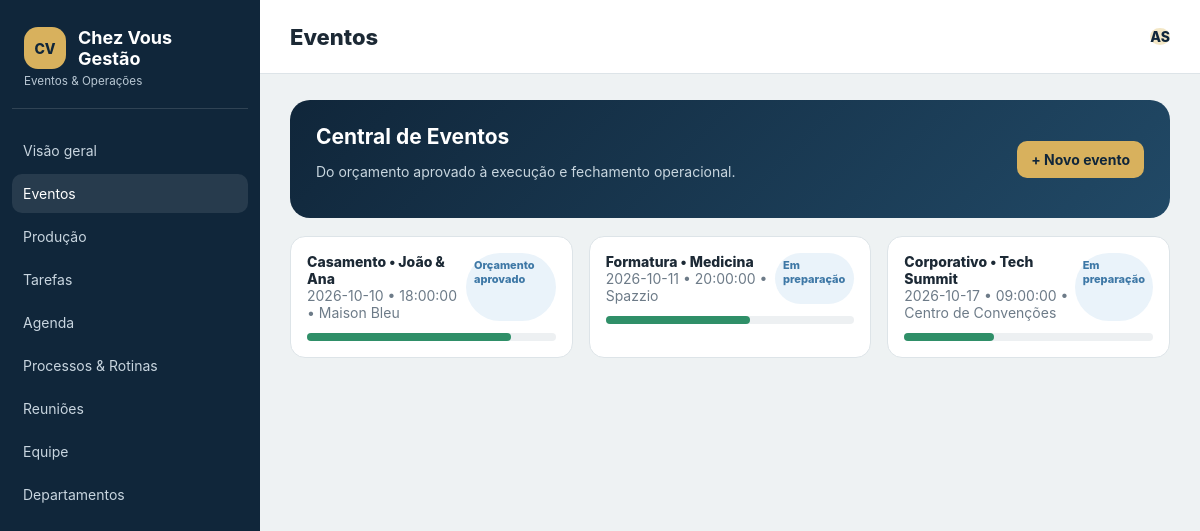
Page /?page=events on the committed database.
### tables this page shows
CREATE TABLE events (id INT UNSIGNED AUTO_INCREMENT PRIMARY KEY, client_name VARCHAR(160) NOT NULL, event_type VARCHAR(60) NOT NULL, event_date DATE NOT NULL, event_time TIME NOT NULL, venue VARCHAR(160) NOT NULL, guest_count SMALLINT UNSIGNED NOT NULL, commercial_owner VARCHAR(120) NOT NULL, amount DECIMAL(12,2) NULL, budget_file VARCHAR(255) NULL, status VARCHAR(50) NOT NULL DEFAULT 'Orçamento aprovado', preparation_percent TINYINT UNSIGNED NOT NULL DEFAULT 0, created_at TIMESTAMP DEFAULT CURRENT_TIMESTAMP, INDEX idx_events_date (event_date));

### public/index.php (called while the page is built, shortened)
<?php
spl_autoload_register(function(string $class): void { $prefix='ChezVous\\'; if(str_starts_with($class,$prefix)){ $file=dirname(__DIR__).'/src/'.str_replace('\\','/',substr($class,strlen($prefix))).'.php'; if(is_file($file)) require $file; }});
Env::load(dirname(__DIR__).'/.env'); $page=$_GET['page']??'dashboard'; $allowed=['dashboard'=>'Visão geral','events'=>'Eventos','production'=>'Produção','tasks'=>'Tarefas','agenda'=>'Agenda','processes'=>'Processos & Rotinas','meetings'=>'Reuniões','team'=>'Equipe','departments'=>'Departamentos']; if(!isset($allowed[$page])){$page='dashboard';http_response_code(404);} $db=Connection::make(); $eventsRepo=new EventRepository($db);$tasksRepo=new TaskRepository($db);
$events=$eventsRepo->all();$tasks=$tasksRepo->all();$departments=$db->query('SELECT * FROM departments ORDER BY name')->fetchAll();$users=$db->query('SELECT u.*,d.name department FROM users u LEFT JOIN departments d ON d.id=u.department_id ORDER BY u.name')->fetchAll(); $flash=$_SESSION['flash']??null;unset($_SESSION['flash']);
require dirname(__DIR__).'/src/Features/Dashboard/Views/layout.php';

### src/Shared/View/View.php (called while the page is built, shortened)
<?php
final class View { public static function e(mixed $value): string { return htmlspecialchars((string)$value, ENT_QUOTES|ENT_SUBSTITUTE, 'UTF-8'); }}

### src/Features/Events/EventRepository.php (called while the page is built, shortened)
<?php
final class EventRepository { public function __construct(private PDO $db) {} public function all(): array { return $this->db->query('SELECT * FROM events ORDER BY event_date, event_time')->fetchAll(); } public function create(array $d): int { $s=$this->db->prepare('INSERT INTO events (client_name,event_type,event_date,event_time,venue,guest_count,commercial_owner,amount,budget_file) VALUES (:client_name,:event_type,:event_date,:event_time,:venue,:guest_count,:commercial_owner,:amount,:budget_file)'); $s->execute($d); return (int)$this->db->lastInsertId(); }}

### src/Features/Dashboard/Views/layout.php (the view, shortened to what this page needs)
<?php use ChezVous\Shared\View\View; $e=[View::class,'e']; $byStatus=[];foreach($tasks as $task)$byStatus[$task['status']][]=$task; ?>
<!doctype html><html lang="pt-BR"><head><meta charset="utf-8"><meta name="viewport" content="width=device-width,initial-scale=1"><title>Chez Vous Gestão</title><link rel="stylesheet" href="/assets/app.css"></head><body><div class="app"><aside class="sidebar"><div class="brand"><div class="logo">CV</div><h1>Chez Vous Gestão</h1><small>Eventos & Operações</small></div><nav class="nav"><?php foreach($allowed as $key=>$label): ?><a class="<?= $page===$key?'active':'' ?>" href="/?page=<?= $key ?>"><?= $e($label) ?></a><?php endforeach ?></nav></aside><main class="main"><header class="topbar"><b class="page-title"><?= $e($allowed[$page]) ?></b><div class="avatar">AS</div></header><div class="content"><?php if($flash): ?><div class="flash"><?= $e($flash) ?></div><?php endif ?>
<?php if($page==='dashboard'): ?><section class="hero"><div><h2>Bom dia, Alisson.</h2><p>Visão consolidada de eventos, tarefas e pendências da operação.</p></div><a class="btn gold" href="/?page=events&new=1">+ Novo evento</a></section><div class="grid four"><?php foreach([['Eventos próximos',count($events)],['Tarefas abertas',count(array_filter($tasks,fn($t)=>$t['status']!=='Concluída'))],['Aguardando validação',count($byStatus['Em validação']??[])],['Equipe',count($users)]] as [$l,$n]): ?><div class="card"><div class="meta"><?= $l ?></div><div class="num"><?= $n ?></div></div><?php endforeach ?></div><div class="grid two"><div><div class="section-head"><h3>Eventos prioritários</h3></div><div class="grid two"><?php foreach(array_slice($events,0,2) as $event): ?><div class="event-card"><div class="event-top"><div><div class="event-title"><?= $e($event['event_type']) ?> • <?= $e($event['client_name']) ?></div><div class="meta"><?= $e($event['event_date']) ?> • <?= $e($event['guest_count']) ?> convidados • <?= $e($event['venue']) ?></div></div><span class="pill orange"><?= $e($event['status']) ?></span></div><div class="progress"><span style="width:<?= (int)$event['preparation_percent'] ?>%"></span></div></div><?php endforeach ?></div></div><div><div class="section-head"><h3>Meu dia</h3></div><div class="card"><?php foreach(array_slice($tasks,0,4) as $task): ?><div class="task <?= $task['status']==='Concluída'?'done':'' ?>"><span class="check"></span><div><b><?= $e($task['title']) ?></b><div class="meta"><?= $e($task['department']??'') ?> • <?= $e($task['due_at']) ?></div></div></div><?php endforeach ?></div></div></div>
<?php elseif($page==='events'): ?><section class="hero"><div><h2>Central de Eventos</h2><p>Do orçamento aprovado à execução e fechamento operacional.</p></div><a class="btn gold" href="/?page=events&new=1">+ Novo evento</a></section><div class="grid three"><?php foreach($events as $event): ?><div class="event-card"><div class="event-top"><div><div class="event-title"><?= $e($event['event_type']) ?> • <?= $e($event['client_name']) ?></div><div class="meta"><?= $e($event['event_date']) ?> • <?= $e($event['event_time']) ?> • <?= $e($event['venue']) ?></div></div><span class="pill"><?= $e($event['status']) ?></span></div><div class="progress"><span style="width:<?= (int)$event['preparation_percent'] ?>%"></span></div></div><?php endforeach ?></div>
<?php endif ?></div></main></div></body></html>

### public/assets/app.css (style rules this page uses)
:root { --navy:#10263a;--gold:#d8b15d;--line:#dde4e8;--muted:#6d7b88;--green:#2f8f68;--orange:#c97824;--red:#bd4d55;--blue:#3e78a6 }
* { box-sizing:border-box }
body { margin:0;font:14px Inter,Segoe UI,Arial,sans-serif;background:#eef2f3;color:#1c2935 }
.app { display:flex;min-height:100vh }
.sidebar { width:260px;background:var(--navy);color:#fff;position:fixed;inset:0 auto 0 0;padding:25px 12px;z-index:2 }
.brand { padding:0 12px 20px;border-bottom:1px solid #ffffff22 }
.logo,.avatar { display:grid;place-items:center;background:#f3e7c6;color:var(--navy);font-weight:800;border-radius:50% }
.logo { width:42px;height:42px;background:var(--gold);border-radius:14px;float:left;margin-right:12px }
.brand h1 { margin:2px 0;font-size:18px }
.brand small { color:#b8c7d3 }
.nav { clear:both;padding-top:18px }
.nav a { display:block;color:#c8d5df;text-decoration:none;padding:11px;border-radius:10px;margin:4px 0 }
.nav a:hover,.nav a.active { background:#ffffff19;color:white }
.main { margin-left:260px;width:calc(100% - 260px) }
.topbar { height:74px;background:#fff;display:flex;justify-content:space-between;align-items:center;padding:0 30px;border-bottom:1px solid var(--line);position:sticky;top:0;z-index:1 }
.page-title { font-size:22px;font-weight:800 }
.content { padding:26px 30px }
.hero { background:linear-gradient(135deg,var(--navy),#214966);color:#fff;padding:24px 26px;border-radius:20px;display:flex;justify-content:space-between;align-items:center }
.hero h2 { margin:0 }
.hero p,.sub,.meta { color:var(--muted) }
.hero p { color:#c8d6df }
.btn { border:0;border-radius:10px;padding:10px 14px;background:var(--navy);color:white;font-weight:700;cursor:pointer;text-decoration:none }
.gold { background:var(--gold);color:var(--navy) }
.grid { display:grid;gap:16px;margin-top:18px }
.three { grid-template-columns:repeat(3,1fr) }
.event-card { background:white;border:1px solid var(--line);border-radius:15px;padding:16px }
.event-top { display:flex;justify-content:space-between }
.event-title { font-weight:800 }
.pill { display:inline-block;padding:5px 8px;border-radius:999px;font-size:11px;font-weight:800;background:#eaf3fa;color:var(--blue) }
.progress { height:8px;background:#edf0f2;border-radius:99px;margin-top:12px }
.progress span { display:block;height:100%;background:var(--green);border-radius:99px }

### rows in the picture
events: event_type "Casamento", client_name "João & Ana", event_date "2026-10-10", event_time "18:00:00", venue "Maison Bleu", status "Orçamento aprovado", preparation_percent 82 (drawn)
events: event_type "Formatura", client_name "Medicina", event_date "2026-10-11", event_time "20:00:00", venue "Spazzio", status "Em preparação", preparation_percent 58 (drawn)
events: event_type "Corporativo", client_name "Tech Summit", event_date "2026-10-17", event_time "09:00:00", venue "Centro de Convenções", status "Em preparação", preparation_percent 36 (drawn)

### other values in the picture
$e($label) "Visão geral"
$e($label) "Eventos"
$e($label) "Produção"
$e($label) "Tarefas"
$e($label) "Agenda"
$e($label) "Processos & Rotinas"
$e($label) "Reuniões"
$e($label) "Equipe"
$e($label) "Departamentos"
$e($allowed[$page]) "Eventos"
